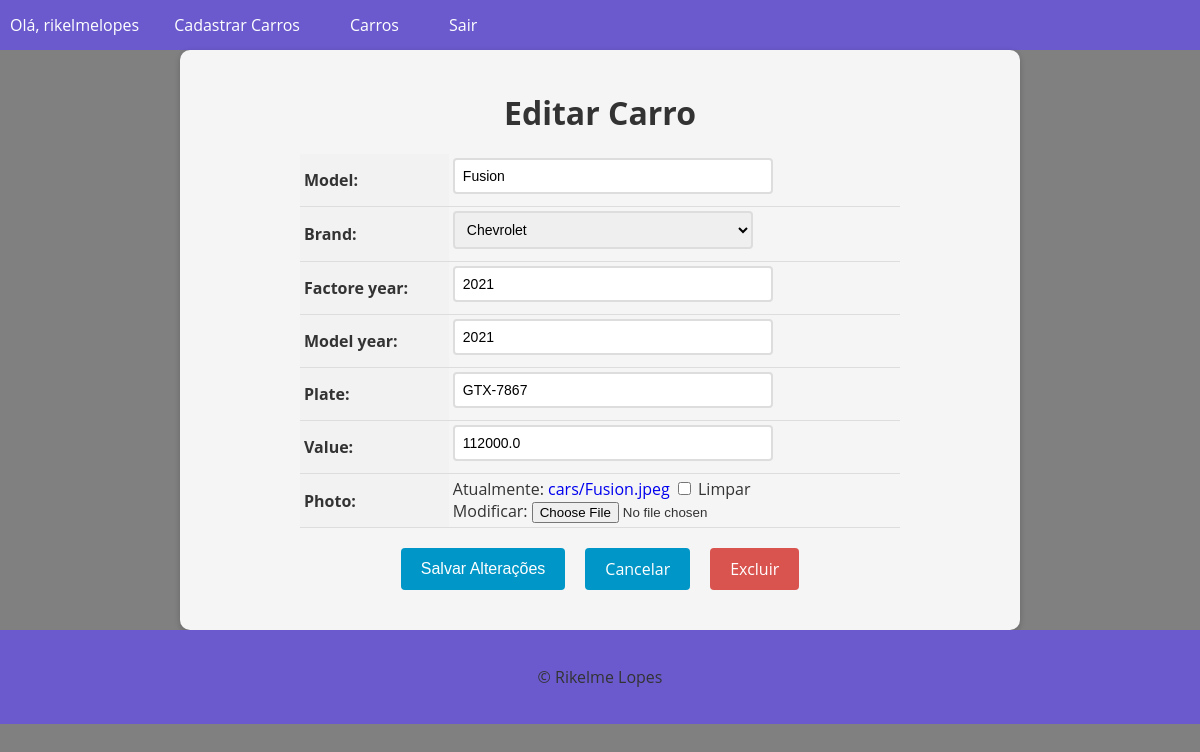
The app's page /car/5/update/ (signed in) with its own data.
### cars/models.py (models this page shows, shortened)
class Car (models.Model):
    id = models.AutoField(primary_key=True)
    model = models.CharField(max_length=200)
    brand = models.ForeignKey(Brand, on_delete= models.PROTECT, related_name= 'car_brand')
    factore_year = models.IntegerField(blank=True , null=True)
    model_year = models.IntegerField(blank=True , null=True)
    plate = models.CharField(max_length=10, blank=True, null=True)
    value = models.FloatField(blank=True , null=True)
    photo = models.ImageField(upload_to='cars/', blank=True, null=True)

### cars/views.py (the view, shortened to what this page needs)
# urls.py: path('car/<int:pk>/update/', CarUpdateView.as_view(), name= 'car_update'),
class CarUpdateView(UpdateView):
    model = Car
    form_class =CarModelForm
    template_name = 'car_update.html'
    success_url = '/cars/'

### cars/forms.py (shortened to what this page needs)
class CarModelForm(forms.ModelForm):
    class Meta:
        model = Car
        fields = '__all__'

### cars/models.py (called while the page is built)
    def __str__(self):
        return self.name

### cars/templates/car_update.html (shortened to what this page needs)
{% extends "base.html" %} {% block content %}
<form method="post" enctype="multipart/form-data">
  <h1>Editar Carro</h1>
  <table>
    {{ form.as_table }}
  </table>
  <div>
    <div class="buttons-container">
      <input type="submit" value="Salvar Alterações" class="btn btn-primary" />
      <a href="{% url 'cars_list' %}" class="btn btn-secondary">Cancelar</a>
      <a href="{% url 'car_delete' pk=object.pk %}" class="btn btn-danger"
        >Excluir</a
      >
    </div>
  </div>
</form>
{% endblock %}

### app/templates/base.html (shortened to what this page needs)
<!DOCTYPE html>
<html lang="en">
  <head>
  </head>
  <body>
    <header>
      <nav>
        <ul>
          {% if user.is_authenticated%}
          <li>Olá, {{user.username}}</li>
          <li><a href="{% url 'new_car' %}">Cadastrar Carros</a></li>
          {% endif %}
          <li><a href="{% url 'cars_list' %}">Carros</a></li>
          {% if user.is_authenticated%}
          <li><a href="{% url 'logout' %}">Sair</a></li>
          {%endif%}
        </ul>
      </nav>
    </header>
    <main>{% block content %} {% endblock %}</main>
    <footer>
      <p>&copy; Rikelme Lopes</p>
    </footer>
  </body>
</html>

### app/templates/base.html (style rules this page uses)
body { font-family: "Open Sans", sans-serif; background-color: Gray; color: #333; margin: 0; padding: 0; }
header { background-color: "SlateBlue"; color: #fff; text-align: center; }
footer { background-color: SlateBlue; color: #333; padding: 20px; text-align: center; }
nav { background-color: SlateBlue; color: #fff; height: 50px; display: flex; justify-content: space-between; align-items: center; }
nav ul { list-style: none; margin: 0; padding: 0; display: flex; }
nav ul li { margin: 0 10px; }
nav ul li a { color: #fff; text-decoration: none; font-size: 16px; padding: 15px; transition: all 0.3s ease; }

### cars/templates/car_update.html (style rules this page uses)
form { max-width: 800px; margin: 0 auto; padding: 20px; background-color: #f5f5f5; border-radius: 10px; box-shadow: 0 2px 6px rgba(0, 0, 0, 0.2); }
form h1 { font-size: 2rem; margin-bottom: 20px; text-align: center; }
table { margin: 0 auto; border-collapse: collapse; width: 100%; max-width: 600px; }
th, td { padding: 4px; text-align: left; border-bottom: 1px solid #ddd; }
th { background-color: #f2f2f2; }
input[type="text"], input[type="number"], select, textarea { padding: 8px; font-size: 14px; border: 2px solid #ddd; border-radius: 4px; width: 100%; max-width: 300px; margin-bottom: 8px; transition: border-bottom-color 0.3s ease-in-out; }
.btn { background-color: #0096c7; color: #fff; border: none; padding: 10px 20px; font-size: 16px; border-radius: 4px; cursor: pointer; transition: background-color 0.3s ease-in-out; }
.buttons-container { display: flex; justify-content: center; margin-top: 20px; margin-bottom: 20px; }
.btn { display: inline-block; background-color: #0096c7; color: #fff; border: none; padding: 10px 20px; font-size: 16px; border-radius: 4px; cursor: pointer; transition: background-color 0.3s ease-in-out; margin: 0 10px; }
.btn-danger { background-color: #d9534f; text-decoration: none !important; }
a { text-decoration: none !important; }

### records on screen
Car: model "Fusion", brand "Chevrolet", factore_year "2021", model_year "2021", plate "GTX-7867", value "112000.0"

### other values on screen
{{ user.username }} "rikelmelopes"
